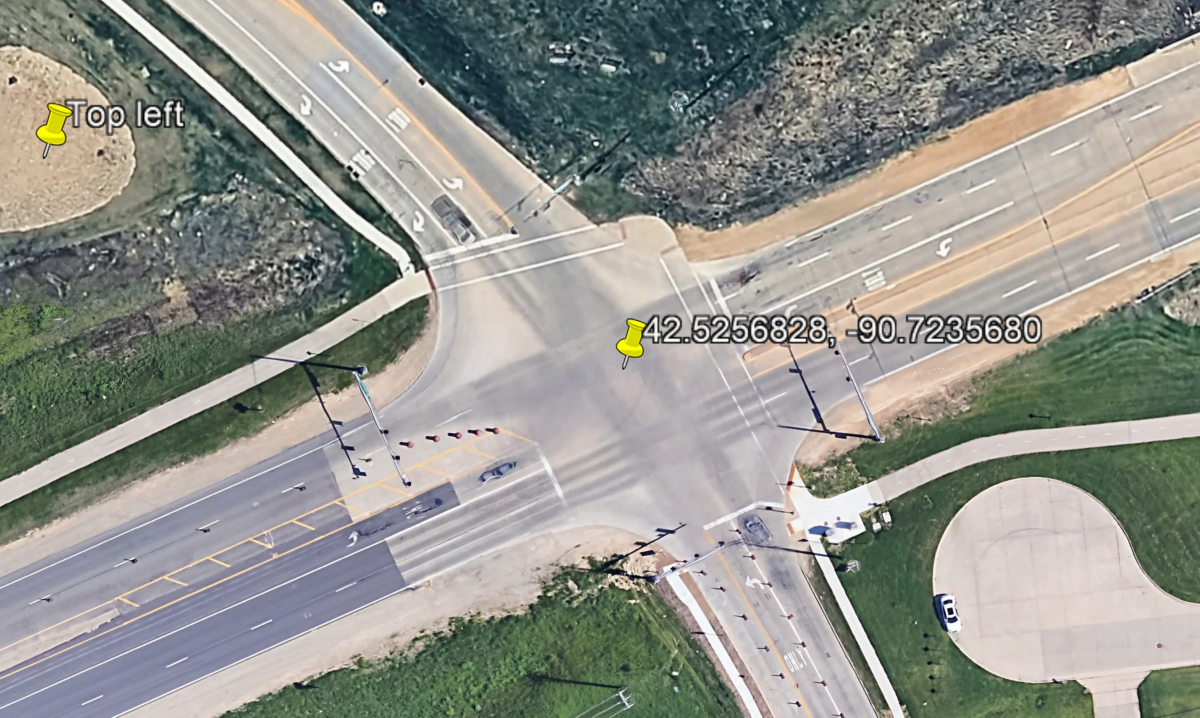
#> input picture assets/GPS_intersection_zoomed.jpg, 3599 x 2153 px (shown at 1/3 size)
$ python rotation_preview.py
#> lines starting #> are read from the running program, lines starting #| are printed output that depends on the picture
"""
Rotation Preview Tool - OPTIMIZED VERSION

Displays the satellite image at different rotation angles alongside the trajectory
plot to help identify which rotation brings them into rough alignment.

Usage:
    python tools/rotation_preview.py

Instructions:
    - View the satellite image rotated at 8 different angles (0° to 315° in 45° steps)
    - Compare each to the trajectory plot on the right
    - Note which angle looks closest to matching the trajectory orientation
    - Close the window when done
    - You'll be prompted to enter the best angle
    - The rotated image will be saved for use with the alignment tool
"""

import json
import numpy as np
import matplotlib.pyplot as plt
from PIL import Image
from pathlib import Path

# Paths
PROJECT_ROOT = Path(__file__).parent.parent
SATELLITE_IMAGE_PATH = PROJECT_ROOT / 'assets' / 'GPS_intersection_zoomed.jpg'
BOUNDS_CONFIG_PATH = PROJECT_ROOT / 'visualization' / 'ground_plane_bounds.json'
OUTPUT_IMAGE_PATH = PROJECT_ROOT / 'assets' / 'GPS_intersection_rotated.jpg'
JSON_DIR = PROJECT_ROOT / 'json'

# Preview settings - downscale for faster display
PREVIEW_MAX_SIZE = 600  # Max dimension for preview


def load_trajectories():
    """Load vehicle trajectories from JSON files"""
    camera_ids = ['c001', 'c002', 'c003', 'c004', 'c005']
    trajectories = []

    for camera_id in camera_ids:
        json_path = JSON_DIR / f'S01_{camera_id}_tracks_data.json'
        if not json_path.exists():
            continue

        with open(json_path, 'r') as f:
            data = json.load(f)

        for track in data['tracks']:
            path = []
            for det in track['dets']:
                birdeye = det['det_birdeye']
                center_x = (birdeye[0] + birdeye[2] + birdeye[4] + birdeye[6]) / 4
                center_y = (birdeye[1] + birdeye[3] + birdeye[5] + birdeye[7]) / 4
                path.append((center_x, center_y))

            if len(path) >= 2:
                trajectories.append(path)

    return trajectories


def rotate_image_fast(pil_image, angle):
    """Rotate PIL image by given angle (degrees) - FAST using PIL"""
    # PIL's rotate is much faster than scipy
    # Negative angle because PIL rotates counter-clockwise
    rotated = pil_image.rotate(-angle, expand=True, fillcolor=(255, 255, 255), resample=Image.BICUBIC)
    return rotated


def create_rotation_preview():
    """Create a preview showing satellite image at different rotations"""

    print("\n" + "="*70)
    print("ROTATION PREVIEW TOOL (OPTIMIZED)")
    print("="*70)
    print("Loading data...")

    # Load satellite image
    satellite_img = Image.open(SATELLITE_IMAGE_PATH)
#> satellite_img is the input picture: PIL image 3599x2153 RGB; mean R, G, B 146.1, 147.3, 140.1

    # Downscale for faster preview
    original_size = satellite_img.size
#> original_size = (3599, 2153)
    max_dim = max(original_size)
#> max_dim = 3599
    if max_dim > PREVIEW_MAX_SIZE:
        scale_factor = PREVIEW_MAX_SIZE / max_dim
#> scale_factor = 0.167
        new_size = (int(original_size[0] * scale_factor), int(original_size[1] * scale_factor))
#> new_size = (600, 358)
        satellite_img_preview = satellite_img.resize(new_size, Image.LANCZOS)
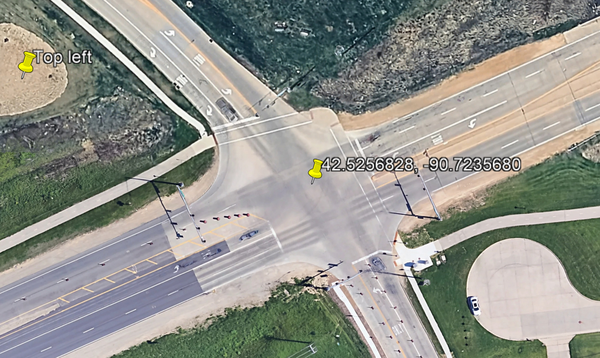
#> satellite_img_preview: PIL image 600x358 RGB; mean R, G, B 146.1, 147.3, 140.1
        print(f"Downscaled image from {original_size} to {new_size} for faster preview")
#| Downscaled image from (3599, 2153) to (600, 358) for faster preview
    else:
        satellite_img_preview = satellite_img

    # Load bounds and trajectories
    with open(BOUNDS_CONFIG_PATH, 'r') as f:
#> (reads tools/ground_plane_bounds.json from the repository)
        bounds_config = json.load(f)

    trajectories = load_trajectories()
    print(f"Loaded {len(trajectories)} trajectories")

    # Rotation angles to test
    angles = [0, 45, 90, 135, 180, 225, 270, 315]

    print("Generating rotated previews (this should be fast now)...")

    # Create figure with subplots
    fig = plt.figure(figsize=(20, 10))
    fig.suptitle('Rotation Preview - Find which angle matches trajectory orientation',
                 fontsize=16, fontweight='bold')

    # Left side: 8 rotated satellite images (4x2 grid)
    for idx, angle in enumerate(angles):
        print(f"  Rotating {angle}°...", end='\r')
        ax = plt.subplot(2, 5, idx + 1)
        rotated = rotate_image_fast(satellite_img_preview, angle)
        ax.imshow(rotated)
        ax.set_title(f'{angle}°', fontsize=14, fontweight='bold')
        ax.axis('off')
#> this loop made 8 passes
#> pass 2, in rotate_image_fast (call 2), `rotated = pil_image.rotate(-angle, expand=True, fillcolor=(255, 255, 2..`:
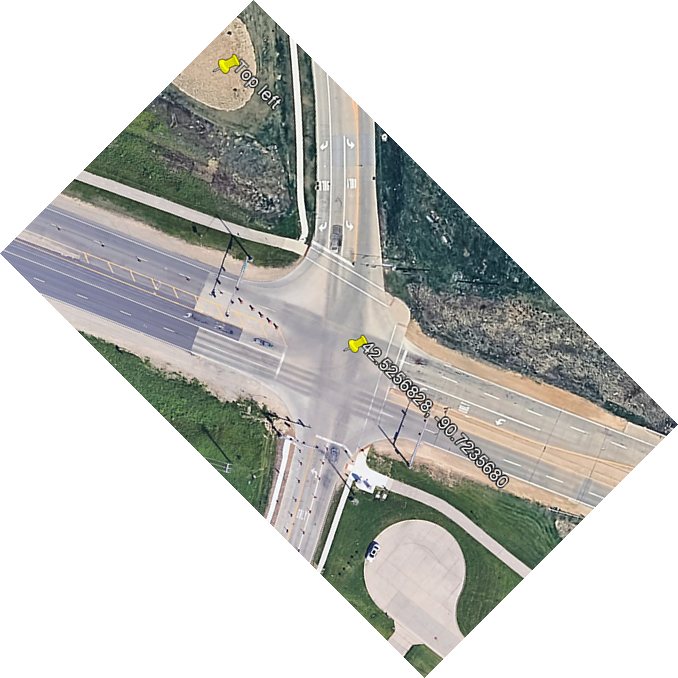
#> rotated: PIL image 678x678 RGB; mean R, G, B 203.7, 204.3, 200.9
#> pass 3, in rotate_image_fast (call 3), `rotated = pil_image.rotate(-angle, expand=True, fillcolor=(255, 255, 2..`:
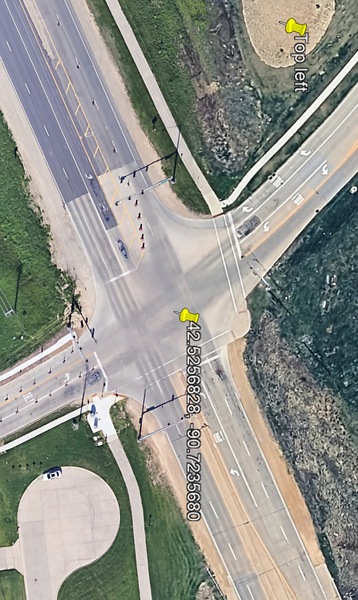
#> rotated: PIL image 358x600 RGB; mean R, G, B 146.1, 147.3, 140.1

    print("  ✓ All rotations complete!     ")

    # Right side: Trajectory plot (spanning 2 rows)
    ax_traj = plt.subplot(1, 5, 5)

    cropped = bounds_config['cropped_bounds']
    for traj in trajectories:
        xs, ys = zip(*traj)
        ax_traj.plot(xs, ys, 'b-', alpha=0.3, linewidth=0.8)

    ax_traj.set_xlim(cropped['x_min'] - 5, cropped['x_max'] + 5)
    ax_traj.set_ylim(cropped['y_min'] - 5, cropped['y_max'] + 5)
    ax_traj.set_title('TRAJECTORY MAP\n(Compare orientation)', fontsize=14, fontweight='bold')
    ax_traj.set_xlabel('X (meters)')
    ax_traj.set_ylabel('Y (meters)')
    ax_traj.set_aspect('equal')
    ax_traj.grid(True, alpha=0.3)

    plt.tight_layout()

    print("\n" + "="*70)
    print("INSTRUCTIONS:")
    print("="*70)
    print("1. Look at each rotated satellite image (0° to 315°)")
    print("2. Compare the road orientation in each to the trajectory plot")
    print("3. Identify which rotation angle brings them closest to alignment")
    print("4. Note the angle (you'll enter it after closing this window)")
    print("5. Close the window when ready")
    print("="*70 + "\n")

    plt.show()
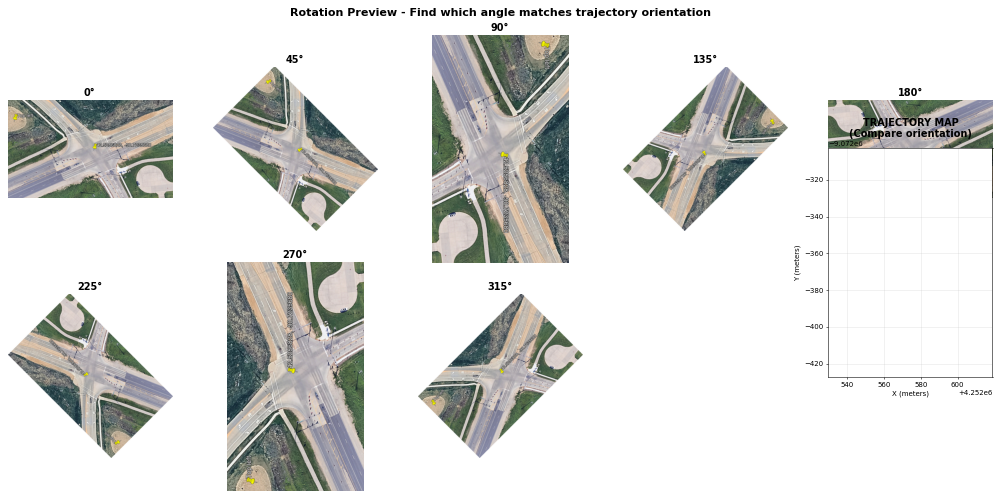
#> figure drawn by matplotlib, 8 panels

    return angles


def save_rotated_image(angle):
    """Save the satellite image rotated by the specified angle"""

    print(f"\nRotating full-resolution satellite image by {angle}°...")

    # Load original image
    satellite_img = Image.open(SATELLITE_IMAGE_PATH)

    # Rotate using fast PIL method
    rotated_img = rotate_image_fast(satellite_img, angle)

    # Save
    rotated_img.save(OUTPUT_IMAGE_PATH, quality=95)

    print(f"✓ Rotated image saved to: {OUTPUT_IMAGE_PATH}")
    print(f"  Original size: {satellite_img.size}")
    print(f"  Rotated size: {rotated_img.size}")

    return OUTPUT_IMAGE_PATH


def main():
    """Main function"""

    # Show preview
    angles = create_rotation_preview()

    # Get user input
    print("\n" + "="*70)
    while True:
        try:
            user_input = input("Enter the best rotation angle (0, 45, 90, 135, 180, 225, 270, 315) or custom angle: ").strip()

            if not user_input:
                print("No rotation selected. Exiting.")
                return

            angle = float(user_input)

            if angle < 0 or angle >= 360:
                print("⚠️  Angle should be between 0 and 359. Try again.")
                continue

            break

        except ValueError:
            print("⚠️  Invalid input. Please enter a number.")

    # Save rotated image
    output_path = save_rotated_image(angle)

    print("\n" + "="*70)
    print("✓ ROTATION COMPLETE")
    print("="*70)
    print(f"Rotated image saved to: {output_path}")
    print("\nNEXT STEPS:")
    print("1. Update reference_point_alignment.py to use the rotated image:")
    print(f"   Change line 31 to: SATELLITE_IMAGE_PATH = PROJECT_ROOT / 'assets' / 'GPS_intersection_rotated.jpg'")
    print("2. Run the alignment tool:")
    print("   python tools/reference_point_alignment.py")
    print("3. Click matching points between the rotated satellite image and trajectories")
    print("4. Press 'C' to compute alignment, then 'S' to save")
    print("="*70 + "\n")


if __name__ == '__main__':
#> (the run stopped early here; a loop or call above may not have finished)
